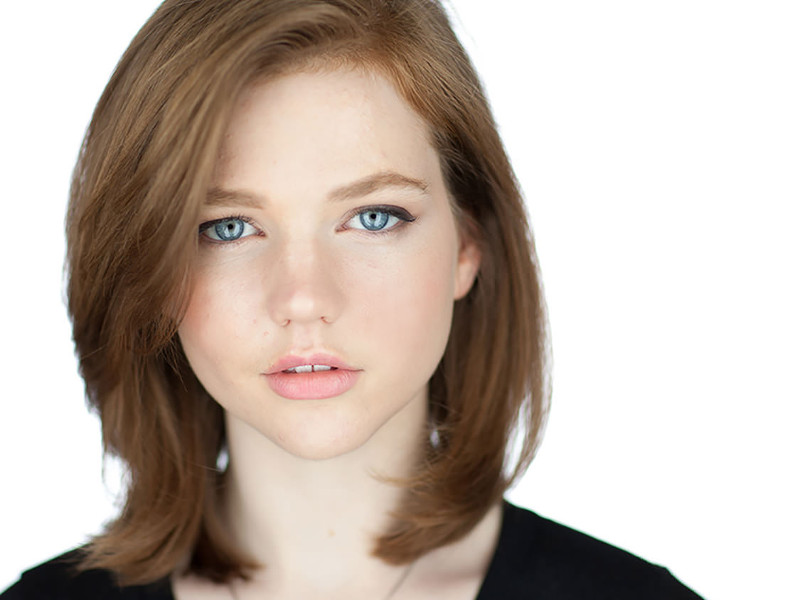
//> input picture TrabalhoPDI/trabalho-pdi/imagens/test.jpg, 800 x 600 px
$ ./main   (built with g++ and OpenCV 4)
//> lines starting //> are read from the running program, lines starting //| are printed output that depends on the picture; after the words box and inside, x2 and y2 are one past the last pixel; in counts of white or black regions, pixels touching at a corner belong together
#include <iostream>
#include <vector>
#include <fstream>
#include <string>
#include <sstream>
#include "opencv2/opencv.hpp"
#include <algorithm>

using namespace std;
using namespace cv;

vector<char> set_of_letters;
vector<string> dictionary;
vector<Point> points_vec;
vector< vector<Point> > polygon_vec;

int letter_pos = 0;
int thrs = 120, max_thresh = 255, reduction = 4, max_reduction = 128;
Mat image, chImage, polyImage, smaller, bigger, testImage1, testImage2, testImage3, allTogether;
int width, height;

// Imprime as coordenadas do ponto no plano
void printPoint(Point p){
    stringstream ss;
    string s;
    ss << "(" << p.x << ", " << p.y << ")";
    ss >> s;
    cout << s << endl;
}

// Carrega o arquivo texto
void LoadLetters(){
    char ch;
    ifstream infile;
    stringstream ss;
    string s;
    infile.open("..\\trabalho-pdi\\texto.txt");
    while(infile >> noskipws >> ch) // To get you all the lines.
    {
        //cout << ch;
        ss << ch;
        if(ch != ' ' && ch != '\n'){
            set_of_letters.push_back(ch);
            ss >> s;
            dictionary.push_back(s);
            ss.str(string());
        }
    }
    infile.close();
}

// Retorna a próxima letra do arquivo texto
string NextLetter(){
    string output;
    if (letter_pos == set_of_letters.size()){
        letter_pos = 0;
        output = set_of_letters.at(0);
    }else{
        letter_pos++;
        output = set_of_letters.at(letter_pos-1);
        //output = to_string(letter_pos-1);
    }

    return output;
}

// Calcula a distância entre dois pontos
float distance(Point a, Point b){
    return sqrt((a.x - b.x)*(a.x - b.x) + (a.y - b.y)*(a.y - b.y));
}

void process(int, void*){

    bigger = Mat::zeros(image.size(), CV_8U);
    chImage = Mat::zeros(image.size(), CV_8UC3);
    polyImage = Mat::zeros(image.size(), CV_8UC3);
    testImage1 = Mat::zeros(image.size(), CV_8UC3);

    if (reduction == 0)
        reduction = 1;
    Size small_size(width/reduction, height/reduction);
    resize(image, smaller, small_size);
    Canny(smaller, smaller, thrs, 3*thrs);

    // Mapeamento dos pontos: pequena -> grande
    for(int i = 0; i < small_size.height; i++){
      for(int j = 0; j < small_size.width; j++){
          if (smaller.at<uchar>(i,j) > 0){
              bigger.at<uchar>(i*reduction, j*reduction) = smaller.at<uchar>(i,j);
              points_vec.push_back(Point(j*reduction, i*reduction));
          }
      }
    }//fim

    // definição do ponto inicial (o mais a esquerda da imagem)
    int c_pos=0;
    int min_x=bigger.size().width;
    for(int p = 0; p < points_vec.size(); p++){
        if (points_vec[p].y < min_x){
            c_pos = p;
            min_x = points_vec[p].y;
        }
    }

    // troca ponto encontrada com aquele que está no início do vetor
    iter_swap(points_vec.begin(), points_vec.begin() + c_pos);

    // reordenação do vetor pela distância
    for(int p = 0; p < points_vec.size(); p++){
        float dist = 8001.0;
        for(int p2 = p+1; p2 < points_vec.size(); p2++){
            if (distance(points_vec[p], points_vec[p2]) < dist){
                iter_swap(points_vec.begin() + p + 1, points_vec.begin() + p2);
                dist = distance(points_vec[p], points_vec[p+1]);
            }
        }
    }//fim

    // Imprime um caracter do arquivo-texto para cada ponto em ordem
    vector<Point>::iterator it;
    for (it = points_vec.begin(); it != points_vec.end(); ++it){
        //cout << "y x " << it->y << " " << it->x << endl;
        putText(chImage, NextLetter(), *it, FONT_HERSHEY_COMPLEX, 0.4, CV_RGB(0,255,255));
    }// FIM

    for (it = points_vec.begin(); it != points_vec.end()-1; ++it){
        //cout <<"xy "<< it->x << " " << it->y;
        //putText(polyImage, NextLetter(), *it, FONT_HERSHEY_COMPLEX, 0.4, CV_RGB(255,255,0));
        if (distance(*it, *(it+1)) < 2*reduction)
          line(polyImage, *it, *(it+1), CV_RGB(255,255,0));
    }// FIM

    vector<Point> tmpvec;
    int cont = 0;
    for (it = points_vec.begin(); it != points_vec.end()-1; ++it){
        tmpvec.push_back(*it);
        cont++;
        if (distance(*it, *(it+1)) > 2*reduction || cont > 2 ){
            //if (cont > 7)
            polygon_vec.push_back(tmpvec);
            tmpvec.clear();
            cont=0;
        }
    }

    fillPoly(testImage1, polygon_vec, CV_RGB(255,255,0));

    imshow( "Source", testImage1 );


}

int main(){
  LoadLetters();

  image= imread("..\\trabalho-pdi\\imagens\\test.jpg",CV_LOAD_IMAGE_GRAYSCALE);
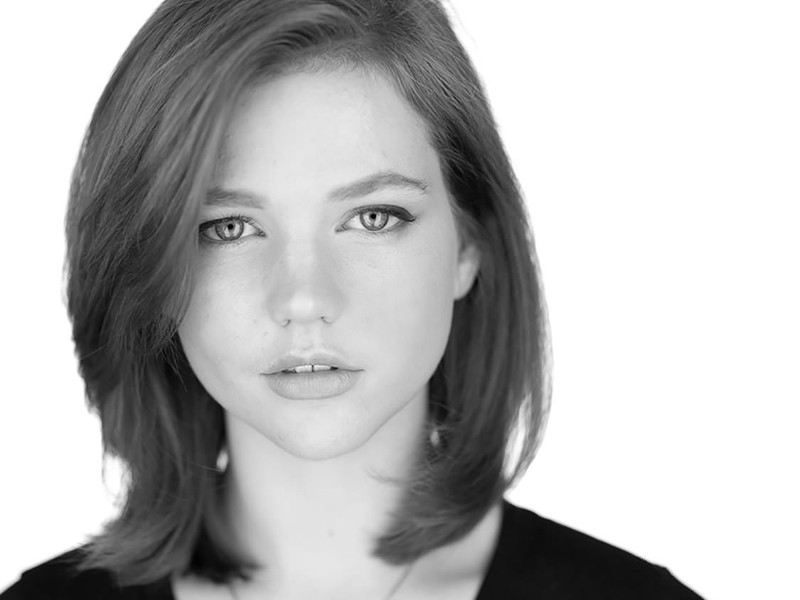
//> image: 600 rows x 800 cols, CV_8UC1; min 0, max 255, mean 182.7

  width=image.size().width;
//> width = 800
  height=image.size().height;
//> height = 600
  // [4 lines of commented-out code are left out]
  allTogether = Mat(height*4, width*4, CV_8UC3, Scalar(0));
  cout << "w/h = " << width << "/" << height <<  endl;
//| w/h = 800/600
  Size size(width, height);
//> size = Size(800, 600)

  namedWindow("Source", WINDOW_AUTOSIZE );
  //imshow( "Source", testImage1 );
  createTrackbar( "Threshold - Canny:", "Source", &thrs, max_thresh, process );
  createTrackbar( "Reduction factor:", "Source", &reduction, max_reduction, process );
  process(0,0);
//> in process, `Canny(smaller, smaller, thrs, 3*thrs);`:
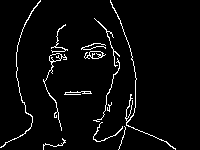
//> smaller: 150 rows x 200 cols, CV_8UC1; 4% white in thin lines or dots, all inside (x1, y1, x2, y2) = (0, 0, 176, 150)
//> after the loop in process, `for(int i = 0; i < small_size.height; i++)`:
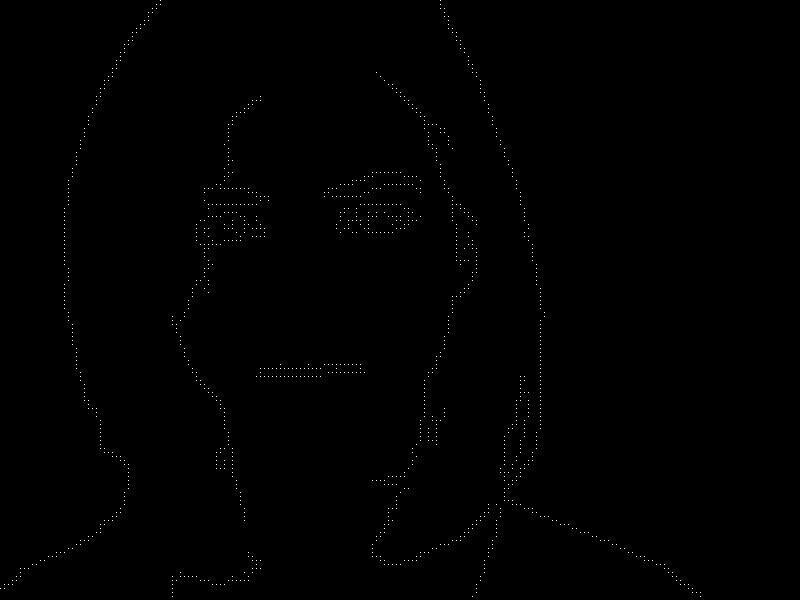
//> bigger: 600 rows x 800 cols, CV_8UC1; 0.25% white in thin lines or dots, all inside (x1, y1, x2, y2) = (0, 0, 701, 597)
//> after the loop in process, `for(int i = 0; i < small_size.height; i++)`: points_vec = 1188 Points (x, y), first 12: [160, 0], [440, 0], [156, 4], [160, 4], [440, 4], [152, 8], [156, 8], [440, 8], [444, 8], [148, 12], [152, 12], [444, 12]
//> the loop in process, `for(int p = 0; p < points_vec.size(); p++)` made 1188 passes
//> min_x on pass 1: 0
//> after the loop in process, `for(int p = 0; p < points_vec.size(); p++)`: c_pos = 0
//> the loop in process, `for(int p = 0; p < points_vec.size(); p++)` made 1188 passes
//> dist on passes 1 to 3: 4, 4, 4
//> after the loop in process, `for(int p = 0; p < points_vec.size(); p++)`: points_vec = 1188 Points (x, y), first 12: [160, 0], [160, 4], [156, 4], [156, 8], [152, 8], [152, 12], [148, 12], [148, 16], [148, 20], [144, 20], [144, 24], [140, 24]
//> the loop in process, `for (it = points_vec.begin(); it != points_vec.end(); ++it)` made 1188 passes
//> after the loop in process, `for (it = points_vec.begin(); it != points_vec.end(); ++it)`:
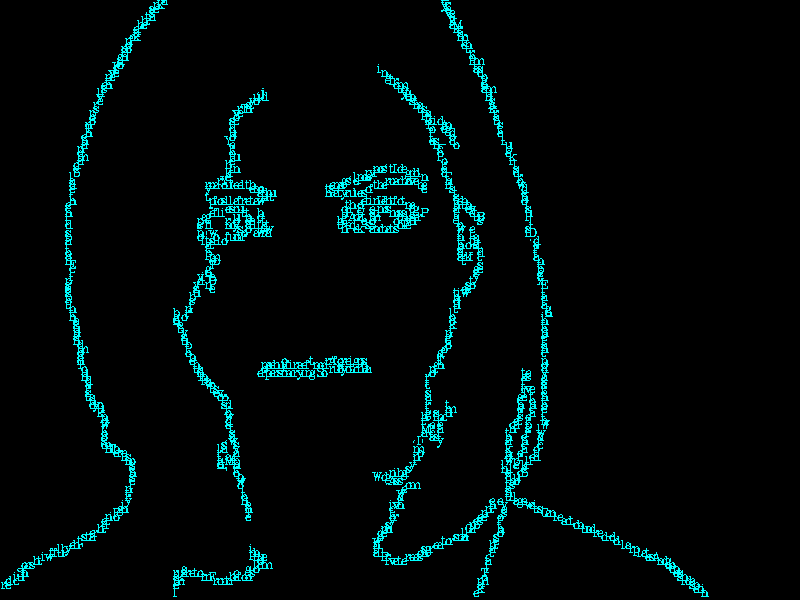
//> chImage: 600 rows x 800 cols, CV_8UC3; mean B, G, R 10.9, 10.9, 0
//> after the loop in process, `for (it = points_vec.begin(); it != points_vec.end()-1; ++it)`:
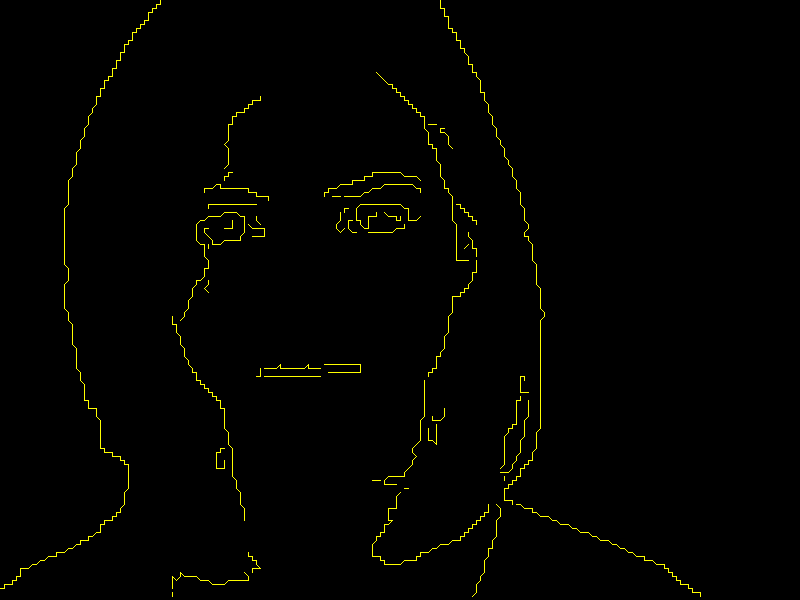
//> polyImage: 600 rows x 800 cols, CV_8UC3; mean B, G, R 0, 2.4, 2.4
//> after the loop in process, `for (it = points_vec.begin(); it != points_vec.end()-1; ++it)`: tmpvec = 1 Point (x, y): [172, 592]; cont = 1; polygon_vec = 415 contours, all with area under 20
//> in process, `fillPoly(testImage1, polygon_vec, CV_RGB(255,255,0));`:
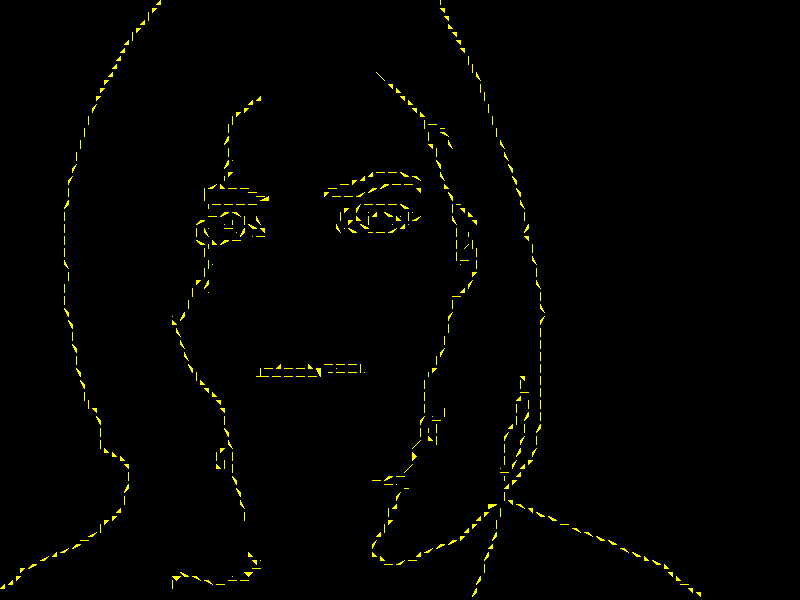
//> testImage1: 600 rows x 800 cols, CV_8UC3; mean B, G, R 0, 2.7, 2.7
  waitKey(0);

  /* SALVA ARQUIVOS DE RESULTADO E ANÁLISE
   * points = pontos encontrados
   * letters = resultado
  */
  imwrite("..\\trabalho-pdi\\imagens\\points.png", bigger);
  imwrite("..\\trabalho-pdi\\imagens\\letters.png", chImage);
  imwrite("..\\trabalho-pdi\\imagens\\polly.png", polyImage);
  imwrite("..\\trabalho-pdi\\imagens\\polly1.png", testImage1);
  return 0;
}
